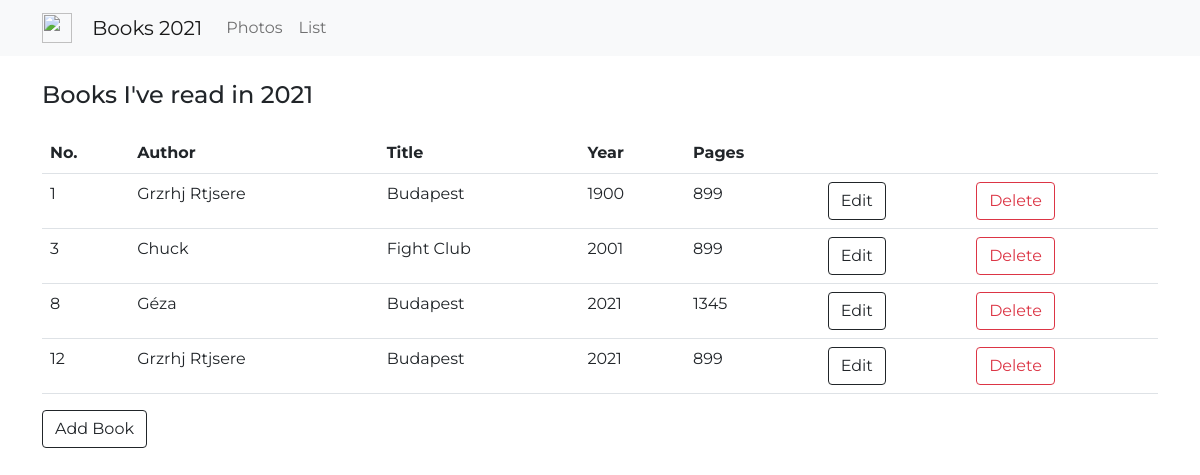
/list, run on an earlier commit of the app's database.
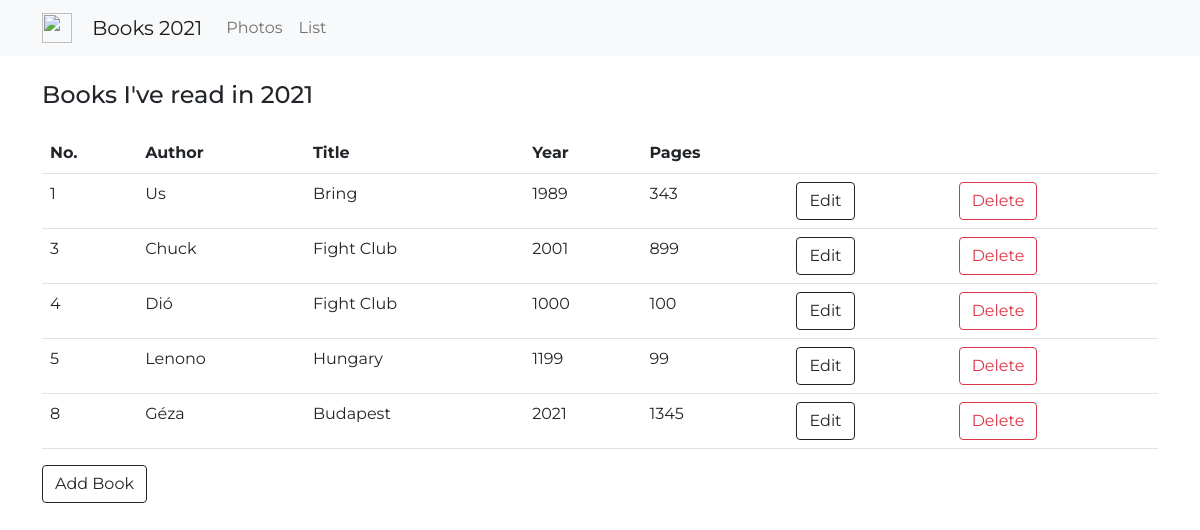
And on a later commit of the database.
### main.py (models this page shows)
class BookTable(db.Model):
    id = db.Column(db.Integer, primary_key=True)
    number = db.Column(db.Integer, unique=True, nullable=False)
    title = db.Column(db.String(250), nullable=False)
    author = db.Column(db.String(250), nullable=False)
    year = db.Column(db.Integer, nullable=False)
    pages = db.Column(db.Integer, nullable=False)

### main.py (the view)
@app.route("/list")
def show_list():
    all_books = BookTable.query.order_by(BookTable.number).all()
    return render_template("list.html", books=all_books)

### templates/list.html
{% extends "base.html" %}
{% block content %}
<h4 class="page_header">Books I've read in 2021</h4>
<table class="table table-hover">
    <tr>
        <th scope="col">No.</th>
        <th scope="col">Author</th>
        <th scope="col">Title</th>
        <th scope="col">Year</th>
        <th scope="col">Pages</th>
        <th scope="col"></th>
        <th scope="col"></th>
    </tr>
    {% for book in books %}
    <tr>
        <td scope="row">{{ book.number }}</td>
        <td scope="row">{{ book.author }}</td>
        <td scope="row">{{ book.title }}</td>
        <td scope="row">{{ book.year }}</td>
        <td scope="row">{{ book.pages }}</td>
        <td scope="row"><a href="#" class="btn btn-outline-dark">Edit</a></td>
        <td scope="row"><a href="{{ url_for('delete', book_id_to_delete=book.id) }}" class="btn btn-outline-danger">Delete</a></td>
    </tr>
    {% endfor %}
</table>
    <a id="add_book_link" class="btn btn-outline-dark" href="{{ url_for('add_book') }}">Add Book</a>
{% endblock %}

### templates/base.html (shortened to what this page needs)
<!DOCTYPE html>
<html lang="en">
<head>
    <link href="https://cdn.jsdelivr.net/npm/bootstrap@5.0.0-beta2/dist/css/bootstrap.min.css" rel="stylesheet">
    <link rel="stylesheet" href="https://cdnjs.cloudflare.com/ajax/libs/lightbox2/2.8.2/css/lightbox.min.css">
    <link rel="stylesheet" href="{{ url_for('static', filename='styles.css') }}">
</head>
<body>
    {% include '_navbar.html' %}
    <div class="container">
        {% block content %}
        {% endblock %}
    </div>
</body>
</html>

### templates/_navbar.html (shortened to what this page needs)
<nav class="navbar sticky-top navbar-expand-lg navbar-light bg-light">
    <div class="container">
      <a class="navbar-brand" href="{{ url_for('home') }}">
          <img src="{{ url_for('static', filename='book.svg') }}" width="30" height="30" class="d-inline-block logo align-top" alt="">
          Books 2021
      </a>
      <div class="collapse navbar-collapse" id="navbarSupportedContent">
        <ul class="navbar-nav mr-auto">
          <li class="nav-item">
            <a class="nav-link" href="{{ url_for('home') }}">Photos</a>
          </li>
          <li class="nav-item">
            <a class="nav-link" href="{{ url_for('show_list') }}">List</a>
          </li>
        </ul>
      </div>
    </div>
    </nav>

### static/styles.css (style rules this page uses)
body { font-family: 'Montserrat', sans-serif; }
.page_header { padding-top: 25px; padding-bottom: 15px; }
.logo { margin-left: 0px; margin-right: 15px; }

What changed in the data, as far as the page shows it:
removed BookTable: number "1", author "Grzrhj Rtjsere", title "Budapest", year "1900", pages "899"
removed BookTable: number "12", author "Grzrhj Rtjsere", title "Budapest", year "2021", pages "899"
added BookTable: number "1", author "Us", title "Bring", year "1989", pages "343"
added BookTable: number "4", author "Dió", title "Fight Club", year "1000", pages "100"
added BookTable: number "5", author "Lenono", title "Hungary", year "1199", pages "99"
